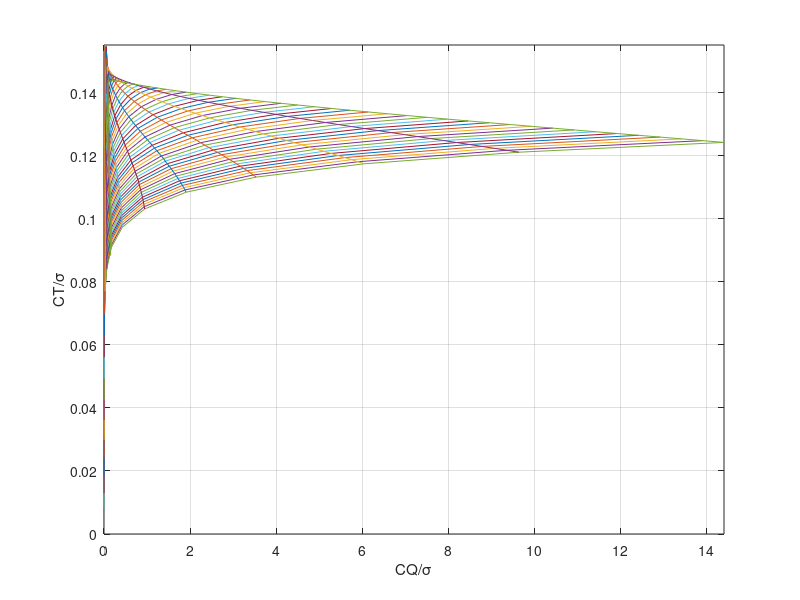

This figure's MATLAB source:
%User Guide
%Input the specifics of the rotor to be tested in the Rotor Specification
%section. This programme only works currently for a linearly twisted, NACA 0012 aerofoil.
%Then input the range of values for solidity and Theta to be tested and the
%step between the values. Finally specify the density of air at the
%required altitude along with the speed of sound. 
%The choice of output is also given. If a value of 1 is inputed an excel 
%file will be created with the results. The name and save location can be 
%specified below the output choice. Any other value will result in a graph 
%being produced by matlab. The axis of the graph produced can also be
%limited in the user section.
%No further user input is required. 
%To run the programme press run or type in hover_code to the command window.
%Any assumptions made are explained in the code next to where they were
%applied.

clear
%Rotor specification 
%give either RPM or Mtip data
R=9.82;         %Radius of Rotor
b=4;            %number of blades
x0=0.15;        %cut out at root
RPM='n/a';      %input either RPM or Mtip. One left blank fill in 'N/A'
Mtip=0.69;      %Mach number at the tip of the blade
n=20;           %number of blade segments
theta1=-8.67;   %twist rate

%Range of collective pitch looked at
thetastart=10;  %collective pitch start
thetaend=30;    %collective pitch end
thetastep=1;    %collecive pitch step
%Range of solidities to be checked 
solstart=0.00; %first solidity value to be run
solend=0.3;    %Difference between solidity value
solstep=0.005; %Final Solidity value to be run
%whole number of curves must be inputted

%conditions specification
p=1.2256;    %local air density
a=340;       %local speed of sound

%Inputs end
%Output choice
output=2;   %output=1 will produce an excel file with the data any other value will produce a matlab graph


if output==1 %Dont change
    cd 'C:\Users\micha\OneDrive\Documents\Uni stuff\Aerospace\Rotary Wing'; %input file location
    filename='hover data.xlsx'; %Inset filename and type
end

%axis limits. Type inf at the end for no limits
xstart=0;
xend=inf;
ystart=0;
yend=inf;

%end user input


if RPM=='n/a'
    RPM=(Mtip*a*60*180)/(360*pi*R);
end


%creating matrices needed
i=1:1:(n+1);
theta=(thetastart:thetastep:thetaend);
sol=(solstart:solstep:solend);

%setting up counts
I1=0; %theta for loop counter
I2=0; % sigma for loop counter

%loops to find a set of values for all solidity values at all theta values
for theta_use=theta 
   %I1 counts number of theta loops run
    I1=I1+1;
    I2=0;
    for sol_use=sol
       %I2 counts the number of solidity loops run
        I2=I2+1;
       c=(sol_use*R*pi)/b;       %finding c for each solidity. c= blade chord
        A=pi*R^2;               %finding the area of the rotor. A= rotor area
       O=RPM/60*360*pi/180;     %finding the omega. O=rotation speed in rad/s
       r=(R*x0)+(((R*(1-x0))/n)*(i-1)); %blade element radii. r= radius position of the element
       I3=0;                    %setting the counter for the blade element for loop
       for ruse=r
           I3=I3+1;
       x=ruse/R;           %x position of the blade elements
       M=x*R*O/a;       %mach number of the elements. M=mach number
       if M>0.725       %finding the blade lift slope
              adeg=(0.677-0.744*M); %adeg is the lift curve slope per degree
       else
           adeg=((0.1/((1-(M^2))^0.5))-0.01*M);
       end
       arad=adeg*(180/pi); %lift curve slope per radians
       thetadeg=theta_use+x*theta1; %the collective pitch in degrees
       thetarad=thetadeg*(pi/180); %thetarad=collective pitch in radians 
       % induced velocity, v1= induced velocity
       v1=((O*arad*b*c)/(16*pi))*(-1+sqrt(1+((32*pi*thetarad*ruse)/(arad*b*c)))); 
       phi=atan(v1/(ruse*O));   %phi=inflow angle 
       alpharad=thetarad-phi;   %angle of attack alpharad=angle of attack in radians
       alphadeg=alpharad*(180/pi);       %alphadeg=angle of attack in degrees
       if M>0.725           %finding the lift coefficient checking for sonic and stall effects
           alphaL=3.4;      %alphaL=stall angle
           Cl=(0.677-0.744*M)*alphadeg; %Sonic region    Cl=lift coefficient 
       else
             alphaL=15-16*M; 
           if alphadeg>alphaL   %in stall
             K1=0.0233+0.342*M^7.15;
             K2=2.05-(0.95*M);
             Cl=adeg*alphadeg-K1*(alphadeg-alphaL)^K2;
           else 
               Cl=((0.1/((1-(M^2))^0.5))-0.01*M)*alphadeg;  %Normal equation
           end
       end
      
       % drag coefficients CDincomp= incompressible drag coefficient 
       CDincomp=(0.0081+(-350*alphadeg+396*alphadeg^2-63.3*alphadeg.^3+3.66*alphadeg^4)*10^-6); 
       if M>0.725   %Checks if sonic
           alphaDdeg=0; %angle of drag in degrees
           alphaDrad=alphaDdeg*(pi/180);    %alphaDrad= angle of drag in radians
           da=alphadeg-alphaDdeg;
           CD=CDincomp+(0.00035*(da)^2.54+21*(M-0.725)^3.2); %Sonic equation  CD=Drag coefficient
       elseif M<0.1
           CD=CDincomp; 
       else
           alphaDdeg=17-23.4*M;
            alphaDrad=alphaDdeg*(pi/180);
            da=alphadeg-alphaDdeg;
           if da>0     %in this region angle of attack should be greater than angle where it converges. 
              da=da;  %If this isnt the case there is no divergence to account for so CD=CDincomp.
          else
             da=0;
          end
           CD=CDincomp+(0.00067*((da)^2.54));   %Subsonic compressible equation
       end
       
       CTdx=(Cl*b*c*x^2)/(2*pi*R);  %CTdx=elemental thrust coefficient
       
       CTdxa(:,I3)=CTdx;    %CTdxa=all the elemental thrust coefficient placed into a matrix
       xa(:,I3)=x;          %xa=matrix of all x values
       alphaLa(:,I3)=alphaL;%alphaLa=matrix of all stall angles for each element
       Ma(:,I3)=M;          %Ma=Matrix of all Mach numbers for each element
       Cla(:,I3)=Cl;        %Cla=Matrix of all lift coefficients for each element
       alphadega(:,I3)=alphadeg; %alphadega=Matrix of all elemtnts anlges of attack
       end
%trapezium rule done manually as trapz produced the wrong value
CTntl=((xa(end)-xa(1))/(2*(numel(xa)-1)))*(CTdxa(1)+2*(sum(CTdxa)-CTdxa(1)-CTdxa(end))+CTdxa(end)); %CTntl= Thrust coefficient without tip losses
       if CTntl>0.006
    B=1-(((2.27*CTntl-0.01)^0.5)/b);    %B=x position past which is ignored to account for tip loss
         else
    B=1-(0.06/b);
       end
    CTdx2=[CTdxa,interp1(xa,CTdxa,B)]; %CTdx2= Matrix of CTdx value including the one interpolated for B
    x2=[xa,B];  %x2=matrix for x positions including B
   %trapezium rule done manually 
    CT=CTntl+((CTdx2(end)+CTdx2(end-1))/2*(x2(end)-x2(end-1))); %CT= thrust coefficient 
    CQ0dx=sol_use/2.*CD.*xa.^3;  %CQ0dx=elemntal torque profile coefficent for each element
    %trapezium rule done manually 
    CQ0=((xa(end)-xa(1))/(2*(numel(xa)-1)))*(CQ0dx(1)+2*(sum(CQ0dx)-CQ0dx(1)-CQ0dx(end))+CQ0dx(end)); %CQ0=profile torque coefficient
    CQidx=(b.*c.*Cl.*sin(phi).*xa.^3)./(2*pi*R);    %CQidx=elemental induced torque coeffcient matrix
    CQidx2=[CQidx,interp1(xa,CQidx,B)]; %CQidx2 elemental induced torque with the interpolated value for B added
    %trapezium rule done manually Cqi=induced torque coefficient 
    Cqi=(((xa(end)-xa(1))/(2*(numel(xa)-1)))*(CQidx2(1)+2*(sum(CQidx2)-CQidx2(1)-CQidx2(end-1)-CQidx2(end))+CQidx2(end-1)))+((CQidx2(end)+CQidx2(end-1))/2*(x2(end)-1)); % give wrong value so check
    lim=sqrt(2*CT);     %lim=limit for induced power integral
    x3=[lim,xa];        %x3=x value with induced power limit included at the start
    dP=((1-sqrt(1-((2*CT)./(xa.^2)))).^2.*(xa.^3).*(1/CT)); %dP=ratio of swirl induced power for each element
    dP=[(lim^3/CT),dP];%creates first value of dP without the chance of imaginary number due to numerical error
    dP(imag(dP)~=0)=0; %removes imaginary numbers from dP
    %trapezium rule done manually Pratio=swirl induced power ratio
    Pratio=((xa(end)-xa(1))/(2*(numel(xa)-1)))*(dP(2)+2*(sum(dP)-dP(2)-dP(end)-dP(1))+dP(end))+((dP(1)+dP(2))/2*(xa(1)-lim));
    deltaCQi=Cqi*Pratio;    %deltaCQi=torque coefficient due to the wake
    DL=CT*p*(R*O)^2;        %DL=disk loading
    CTo=CT/sol_use;          %CTo=CT over the solidity
    DLCTo=DL*CT/sol_use;     %DLCTo=Disk loading and thrust coefficient factor
    %CalcvmeasureP= Calculated Power/ measured power
    CalcvmeasurP=2.39633*10^-10*DLCTo.^5-4.12582*10^-8*DLCTo.^4+3.32009*10^-6*DLCTo.^3-1.81173*10^-4*DLCTo.^2+7.074*10^-3.*DLCTo+0.941289;
    CQ=(deltaCQi+Cqi+CQ0)*CalcvmeasurP; %CQ=total torque coefficient
    CQo=CQ/sol_use;                      %CQo=total torque coefficient over the solidity
    T=(p*A*(O*R)^2*CT)/1000;            %T=Thrust
    Q=(p*A*R*(O*R)^2*CQ)/1000;          %Q=torque
    P=(p*A*(O*R)^3*CQ)/1000;            %P=Power
  
    %saves values for one solidity run into an array
   CTosol(:,I2)=CTo;    %CTosol=Matrix of all CTo value for each solidity run
   CQosol(:,I2)=CQo;    %CQosol=Matrix of all CQo values for each solidity 
   Psol(:,I2)=P;        %Psol= Power value for each solidity
    end
    
    %saves the values for the solidities for each theta into an array
  CToall(I1,:)=CTosol;  %CToall=All CTo solidity matrices saved for all theta values
  CQoall(I1,:)=CQosol;  %CQoall=All CQo solidity matrices saved for all theta values
  Pall(I1,:)=Psol;      %Pall= All power solidity matrices saved for all theta values
end

% CQoall(imag(CQoall)~=0)=0; %removes complex unfeasible designs


if output==1
   thetad=transpose(theta);
    xlswrite(filename,sol,'CToall','B1');
   xlswrite(filename,thetad,'CToall','A2');
   xlswrite(filename,CToall,'CToall','B2');
    xlswrite(filename,sol,'CQoall','B1');
   xlswrite(filename,thetad,'CQoall','A2')
   xlswrite(filename,CQoall,'CQoall','B2');
else
%plotting
%plotting constant solidity curves
plot(CQoall,CToall);
hold on
%plotting constant theta curves
CQoallt=transpose(CQoall);
CToallt=transpose(CToall);
plot(CQoallt,CToallt);
hold off
xlabel('CQ/\sigma')
ylabel('CT/\sigma')
grid on
xlim([xstart xend])
ylim([ystart yend])
end

    